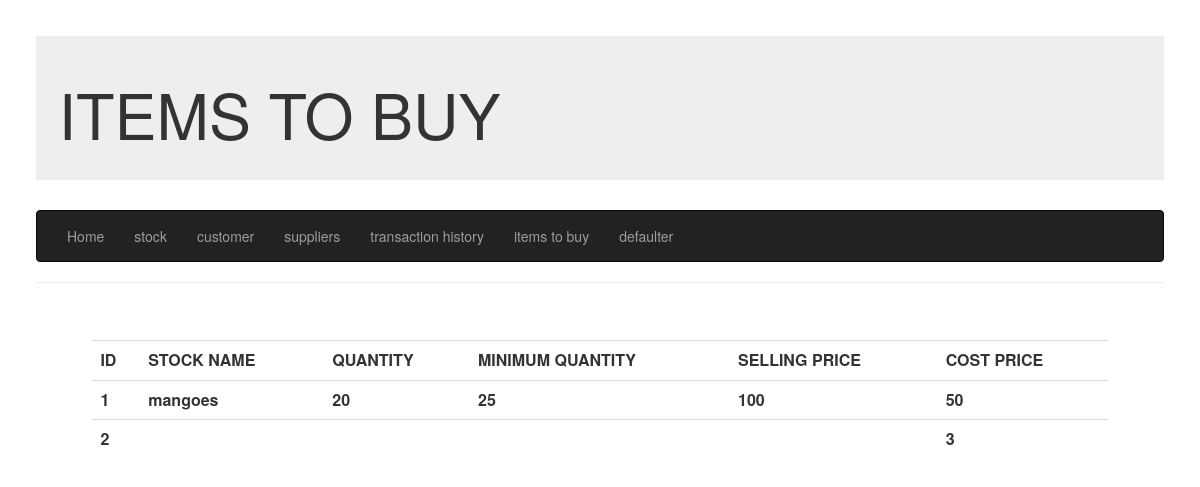
Page /itb on the earlier database version.
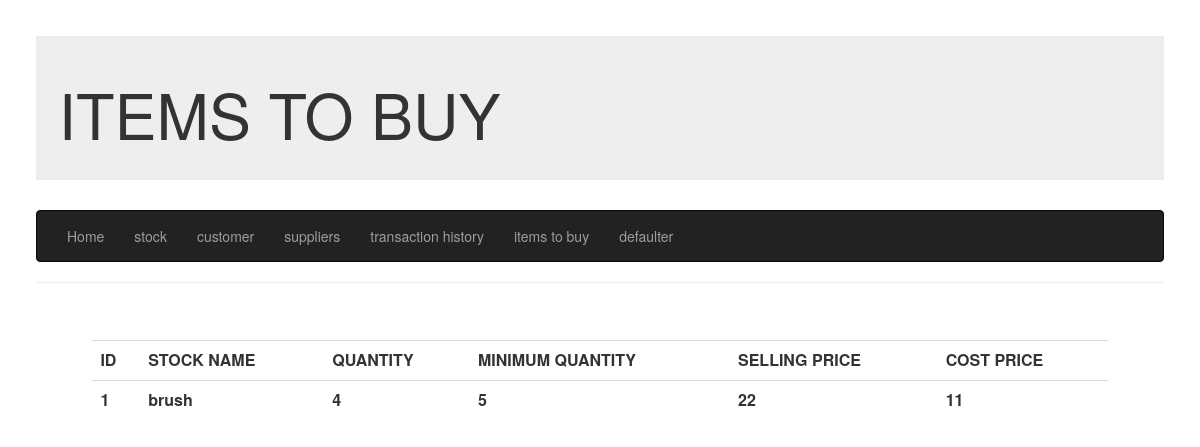
Same page on the later database version.
### app/models.py (models this page shows, shortened)
class Stock(db.Model):
    id = db.Column(db.Integer, primary_key=True)
    name = db.Column(db.String(140),nullable = False , unique=True)
    qty = db.Column(db.Integer,default=1, nullable = False)
    minqty = db.Column(db.Integer,default=0, nullable = False)
    sp = db.Column(db.Integer , default=0, nullable = False)
    cp = db.Column(db.Integer,default=0, nullable = False)
    timestamp = db.Column(db.DateTime, index=True, default=datetime.utcnow)

### app/routes.py (the view)
@app.route('/itb', methods=['GET','POST'])
def itb():
    try:
        conn = sqlite3.connect('app.db')
        s2 = conn.execute('select *  from Stock where minqty>=qty;')
        s1=[]
        for i in s2:s1.append(i)
        conn.close()
        return render_template('itb.html',title='ITEMS TO BUY',s1=s1)
    except Exception as e:
        print("in itb = ",str(e))
        return render_template('itb.html',title='ITEMS TO BUY')

### app/templates/itb.html
{% extends 'base.html' %}
{% block content %}
{% if s1: %}
<table class="table">
    <tr>
      <th>ID</th>
      <th>STOCK NAME</th>
      <th>QUANTITY</th>
      <th>MINIMUM QUANTITY</th>
      <th>SELLING PRICE</th>
      <th>COST PRICE</th>
  </tr>
  {% for s in s1 %}
    <tr>
        <th>{{ s[0] }}</th>
        <th>{{ s[1] }}</th>
        <th>{{ s[2] }}</th>
        <th>{{ s[3] }}</th>
        <th>{{ s[4] }}</th>
        <th>{{ s[5] }}</th>
    </tr>
    {% endfor %}
  </table>
  {% endif %}
{% endblock %}

### app/templates/base.html (shortened to what this page needs)
<html>
    <head>
            <link rel="stylesheet" href="https://maxcdn.bootstrapcdn.com/bootstrap/3.4.0/css/bootstrap.min.css">
    </head>
    <body >
        <div style="margin: 3%">
            <div class="jumbotron" style="padding:2%">
        {% if title %}
        <h1>{{ title }}</h1>
        {% else %}
        <h1>WHOLESALE MANAGEMENT SYSTEM</h1>
        {% endif %}
    </div>
        <nav class="navbar navbar-inverse">
                <div class="container-fluid">
                  <ul class="nav navbar-nav">
                       <li> <a href="{{ url_for('index') }}">Home</a></li>
                      <li><a href="{{ url_for('stock') }}">stock</a></li>
                        <li><a href="{{ url_for('customer') }}">customer</a></li>
                        <li><a href="{{ url_for('supplier') }}">suppliers</a></li>
                        <li><a href="{{ url_for('payment') }}">transaction history</a></li>
                        <li><a href="{{ url_for('itb') }}">items to buy</a></li>
                        <li><a href="{{ url_for('defaulter') }}">defaulter</a></li>
                  </ul>
                </div>
              </nav>
            <hr>
        <div style="margin: 5%" class ="div">
        {% block content %}
        {% endblock %}
        </div>
        </div>
    </body>
</html>

Differences in the rows shown:
removed Stock: id "2", cp "3"
changed Stock id 1: name "mangoes" → "brush"; qty "20" → "4"; minqty "25" → "5"; sp "100" → "22"; cp "50" → "11"
